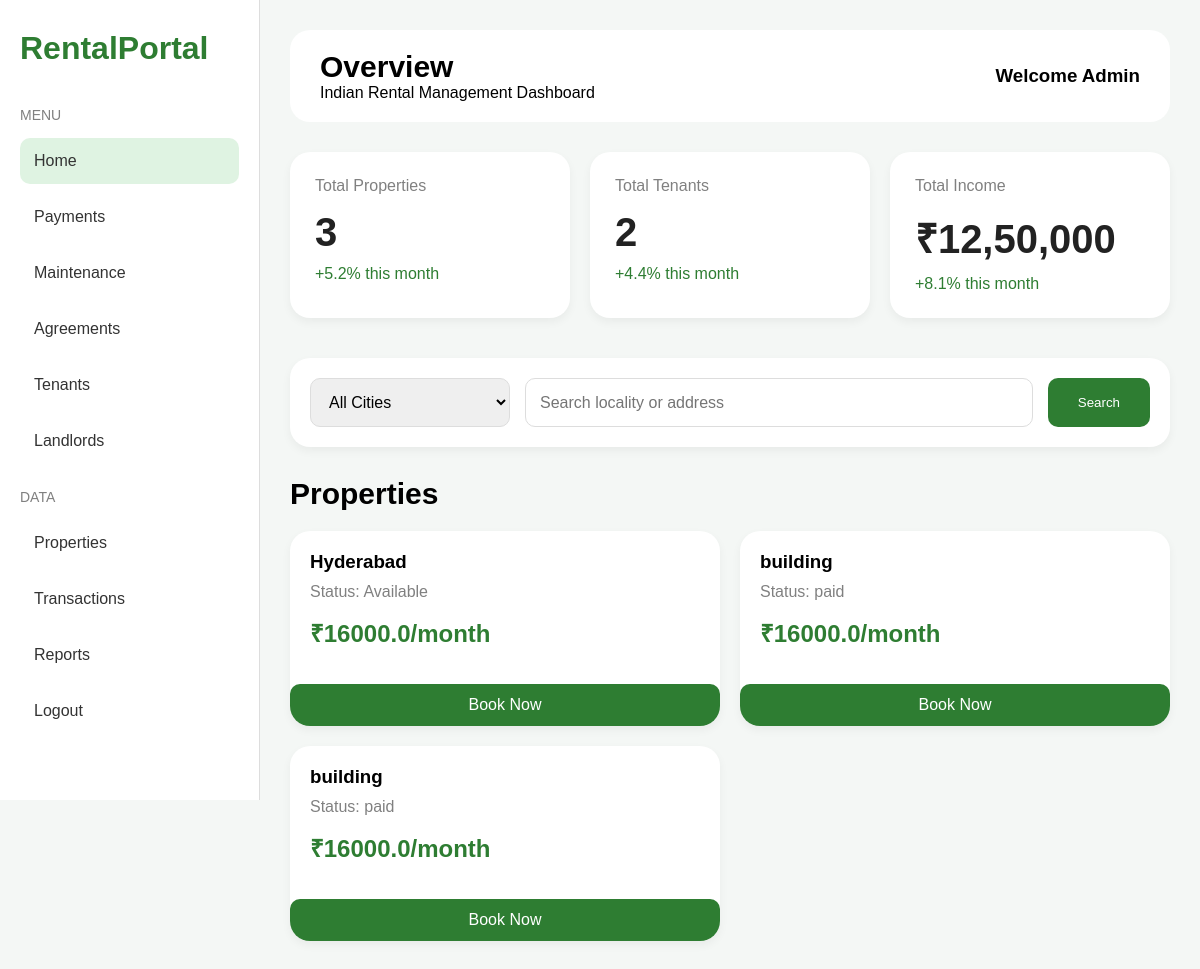
/dashboard, run on the app's committed database.
### models/property_model.py (models this page shows)
class Property(db.Model):
    id = db.Column(db.Integer, primary_key=True)
    bookings = db.relationship('Booking', backref='property', lazy=True)
    address = db.Column(db.String(200))
    rent_amount = db.Column(db.Float)
    status = db.Column(db.String(50))

### app.py (the view)
@app.route('/dashboard')
def dashboard_page():
    total_properties = Property.query.count()
    total_tenants = User.query.filter_by(role='tenant').count()
    properties = Property.query.all()
    return render_template(
        'dashboard.html',
        total_properties=total_properties,
        total_tenants=total_tenants,
        properties=properties
    )

### templates/dashboard.html (shortened to what this page needs)
<!DOCTYPE html>
<html lang="en">
<head>
</head>
<body>
    <div class="sidebar">
        <div class="logo">
            RentalPortal
        </div>
        <div class="menu-title">
            MENU
        </div>
        <a href="#" class="active">
            Home
        </a>
        <a href="/payments-page">
            Payments
        </a>
        <a href="/maintenance-page">
            Maintenance
        </a>
        <a href="/agreements-page">
            Agreements
        </a>
        <a href="/tenants-page">
            Tenants
        </a>
        <a href="/landlords-page">
    Landlords
        </a>
        <div class="menu-title">
            DATA
        </div>
        <a href="/properties-page">
            Properties
        </a>
        <a href="/transactions-page">
            Transactions
        </a>
        <a href="/reports-page">
            Reports
        </a>
        <a href="/login">
            Logout
        </a>
    </div>
    <div class="main">
        <div class="topbar">
            <div>
                <h1>
                    Overview
                </h1>
                <p>
                    Indian Rental Management Dashboard
                </p>
            </div>
            <h3>
                Welcome Admin
            </h3>
        </div>
        <div class="cards">
            <div class="card">
                <p>Total Properties</p>
                <h2>{{ total_properties }}</h2>
                <div class="growth">
                    +5.2% this month
                </div>
            </div>
            <div class="card">
                <p>Total Tenants</p>
                <h2>{{ total_tenants }}</h2>
                <div class="growth">
                    +4.4% this month
                </div>
            </div>
            <div class="card">
                <p>Total Income</p>
                <h2>₹12,50,000</h2>
                <div class="growth">
                    +8.1% this month
                </div>
            </div>
        </div>
        <form action="/search" method="GET" class="search-section">
    <select name="city">
        <option value="">All Cities</option>
    </select>
    <input
        type="text"
        name="address"
        placeholder="Search locality or address">
    <button type="submit">
        Search
    </button>
</form>
<h2 class="section-title">
    Properties
</h2>
<div class="properties">
{% for property in properties %}
<div class="property-card">
    <div class="property-info">
        <h3>{{ property.address }}</h3>
        <p>Status: {{ property.status }}</p>
        <div class="price">
            ₹{{ property.rent_amount }}/month
        </div>
    </div>
    <a href="/book/{{ property.id }}"
   style="
        display:block;
        margin-top:15px;
        background:#2e7d32;
        color:white;
        text-align:center;
        padding:12px;
        border-radius:10px;
        text-decoration:none;
   ">
   Book Now
</a>
</div>
{% endfor %}
</div>
</body>
</html>

### templates/dashboard.html (style rules this page uses)
* { margin:0; padding:0; box-sizing:border-box; font-family:Arial, sans-serif; }
body { background:#f4f7f5; display:flex; }
.sidebar { width:260px; height:100vh; background:white; position:fixed; padding:30px 20px; border-right:1px solid #ddd; }
.logo { font-size:32px; font-weight:bold; color:#2e7d32; margin-bottom:40px; }
.menu-title { color:gray; margin-top:25px; margin-bottom:15px; font-size:14px; }
.sidebar a { display:block; text-decoration:none; color:#333; padding:14px; border-radius:10px; margin-bottom:10px; transition:0.3s; }
.active { background:#dff3e2; }
.main { margin-left:260px; width:100%; padding:30px; }
.topbar { background:white; padding:20px 30px; border-radius:20px; display:flex; justify-content:space-between; align-items:center; margin-bottom:30px; }
.topbar h1 { font-size:30px; }
.cards { display:grid; grid-template-columns:repeat(auto-fit,minmax(250px,1fr)); gap:20px; margin-bottom:40px; }
.card { background:white; padding:25px; border-radius:20px; box-shadow:0 4px 10px rgba(0,0,0,0.05); }
.card p { color:gray; }
.card h2 { margin-top:15px; font-size:40px; color:#222; }
.growth { margin-top:10px; color:#2e7d32; }
.section-title { font-size:30px; margin-bottom:20px; }
.properties { display:grid; grid-template-columns:repeat(auto-fit,minmax(300px,1fr)); gap:20px; }
.property-card { background:white; border-radius:20px; overflow:hidden; box-shadow:0 4px 10px rgba(0,0,0,0.05); }
.property-info { padding:20px; }
.property-info h3 { margin-bottom:10px; }
.property-info p { color:gray; }
.price { margin-top:15px; font-size:24px; color:#2e7d32; font-weight:bold; }
.search-section { background:white; padding:20px; border-radius:20px; display:flex; gap:15px; margin-bottom:30px; box-shadow:0 4px 10px rgba(0,0,0,0.05); }
.search-section select, .search-section input { padding:14px; border:1px solid #ddd; border-radius:10px; font-size:16px; }
.search-section select { width:200px; }
.search-section input { flex:1; }
.search-section button { background:#2e7d32; color:white; border:none; padding:14px 30px; border-radius:10px; cursor:pointer; }

### data on the page
Property: address "Hyderabad", status "Available", rent_amount "16000.0"
Property: address "building", status "paid", rent_amount "16000.0"
Property: address "building", status "paid", rent_amount "16000.0"

### other printed values
{{ total_properties }} "3"
{{ total_tenants }} "2"
